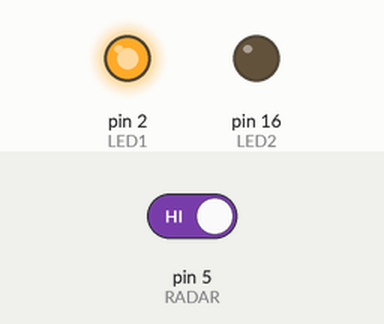
Recording of a sketch running on a simulated Arduino Uno, built with avr-gcc and run on an emulated ATmega328P. Parts: output pins drawn as LEDs (lit = HIGH). The inputs (shaded band) are chosen by the test bench; at power-on: pin 5 (RADAR) HIGH.

Above: at 2.0 s.
2.1 s: pin 5 (RADAR) driven LOW
At 2.9 s:
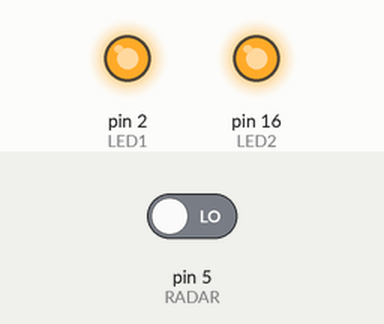
3.6 s: pin 5 (RADAR) driven HIGH
At 4.1 s:
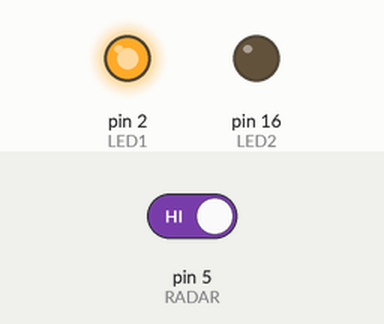
Timing chart, 0 to 6.6 s (numbered marks = the images above; inputs shaded):
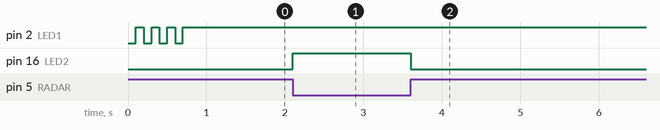

Measured:
- after the input at 2.1 s, pin 16 (LED2): LOW → HIGH at once
- after the input at 3.6 s, pin 16 (LED2): HIGH → LOW at once

The sketch:

Radar1.ino
```cpp
// mm Wave radar
/*
Waveshare Human Micro-Motion Detection mmWave Sensor, 24GHz mmWave Radar:
Based On S3KM1110, FMCW Technology.
Wiring:
Power the radar from the 3.3V output of the NodeMCU.
Leave the Tx and Rx pin unconnected.
Connect the digital out pin (OT2) to GPIO 5 of NodeMCU.

Config tool:
Download the mmwave Radar configuration tool from the link on the wiki page:
https://www.waveshare.com/wiki/HMMD_mmWave_Sensor
The link to the zip file is:
https://files.waveshare.com/wiki/HMMD-mmWave-Sensor/HMMD-mmWave-Sensor-Tools.zip

Connect the radar to your PC through a 3.3 V USB to serial cable
Run the exe file and set the number of gates to 3 for a typical bath room use.
*/
#define RADAR    5
#define LED1     2   // Node MCU
#define LED2     16

void setup() {
  //Serial.begin(115200);
  pinMode(RADAR, INPUT);
  pinMode(LED1, OUTPUT);  // active low
  pinMode(LED2, OUTPUT);  // active low
  blink();
}

void loop() {
  digitalWrite(LED2, !digitalRead(RADAR));
  delay(20);
}

void blink() {
  for(int i=0; i<4; i++) {
    digitalWrite(LED1, 0);
    delay(100);
    digitalWrite(LED1, 1);
    delay(100);
  }
}
```
